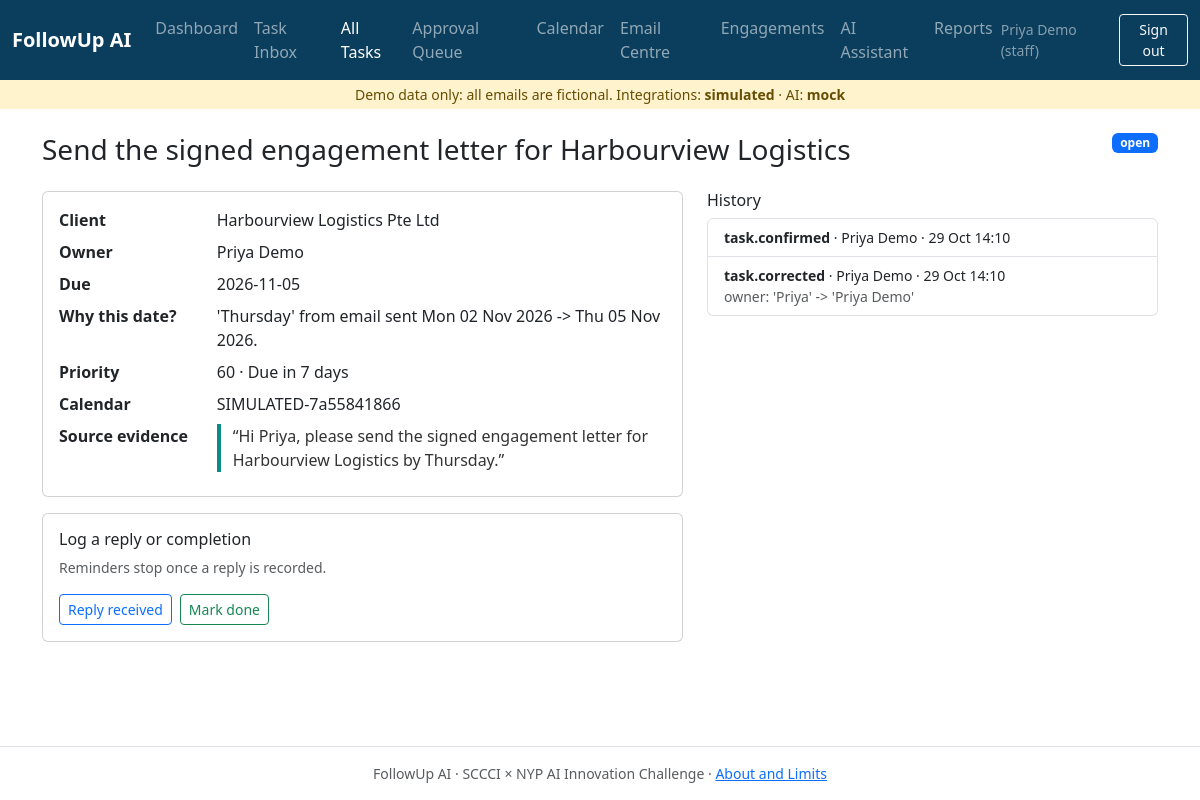
Page /tasks/1 (signed in) on the committed database.
### app/models.py (models this page shows, shortened)
class User(UserMixin, db.Model):
    __tablename__ = "users"
    id = db.Column(db.Integer, primary_key=True)
    name = db.Column(db.String(80), nullable=False)
    email = db.Column(db.String(120), unique=True, nullable=False)
    password_hash = db.Column(db.String(255), nullable=False)
    role = db.Column(db.String(20), nullable=False, default="staff")  # staff | manager
    @property
    def is_manager(self) -> bool:
        return self.role == "manager"

class Task(db.Model):
    __tablename__ = "tasks"
    id = db.Column(db.Integer, primary_key=True)
    message_id = db.Column(db.Integer, db.ForeignKey("source_messages.id"))
    client_id = db.Column(db.Integer, db.ForeignKey("clients.id"))
    owner_id = db.Column(db.Integer, db.ForeignKey("users.id"))
    owner_name = db.Column(db.String(80))
    title = db.Column(db.String(300), nullable=False)
    due_date = db.Column(db.Date)
    due_date_text = db.Column(db.String(120))  # the original wording, e.g. "by Thursday"
    due_reason = db.Column(db.Text)  # "Why this date?"
    source_quote = db.Column(db.Text)  # source evidence
    confidence = db.Column(db.Float, default=0.0)
    needs_confirmation = db.Column(db.Boolean, default=True)
    flags = db.Column(db.Text, default="")  # pipe-separated warnings
    status = db.Column(db.String(20), default=DRAFT)
    priority_score = db.Column(db.Integer, default=0)
    priority_reason = db.Column(db.String(200))
    thread_summary = db.Column(db.Text)
    calendar_event_id = db.Column(db.String(200))
    reply_received = db.Column(db.Boolean, default=False)
    created_at = db.Column(db.DateTime, default=utcnow)
    updated_at = db.Column(db.DateTime, default=utcnow, onupdate=utcnow)
    message = db.relationship("SourceMessage", back_populates="tasks")
    client = db.relationship("Client", back_populates="tasks")
    owner = db.relationship("User", foreign_keys=[owner_id])
    @property
    def flag_list(self) -> list[str]:
        return [f for f in (self.flags or "").split("|") if f]

class Client(db.Model):
    __tablename__ = "clients"
    id = db.Column(db.Integer, primary_key=True)
    name = db.Column(db.String(120), unique=True, nullable=False)
    service_line = db.Column(db.String(30), default="audit")  # audit | tax | ipo | advisory
    tasks = db.relationship("Task", back_populates="client")

class ActivityLog(db.Model):
    __tablename__ = "activity_logs"
    id = db.Column(db.Integer, primary_key=True)
    user_id = db.Column(db.Integer, db.ForeignKey("users.id"))
    action = db.Column(db.String(60), nullable=False)
    entity_type = db.Column(db.String(40))
    entity_id = db.Column(db.Integer)
    detail = db.Column(db.Text)
    created_at = db.Column(db.DateTime, default=utcnow)
    user = db.relationship("User")

### app/blueprints/tasks.py (the view)
@bp.route("/<int:task_id>")
@login_required
def detail(task_id):
    task = db.get_or_404(Task, task_id)
    logs = ActivityLog.query.filter_by(entity_type="task", entity_id=task.id).order_by(ActivityLog.id.desc()).all()
    return render_template("tasks/detail.html", task=task, logs=logs,
                           clients=Client.query.order_by(Client.name).all(),
                           users=User.query.order_by(User.name).all())

### app/templates/tasks/detail.html (shortened to what this page needs)
{% extends "base.html" %}
{% from "_macros.html" import csrf, status_badge, task_confirm_form %}
{% block content %}
<div class="d-flex justify-content-between align-items-start mb-3">
  <h1 class="h3">{{ task.title }}</h1>{{ status_badge(task.status) }}</div>
<div class="row g-4">
  <div class="col-lg-7">
    <div class="card mb-3"><div class="card-body">
      <dl class="row mb-0">
        <dt class="col-sm-3">Client</dt><dd class="col-sm-9">{{ task.client.name if task.client else '—' }}</dd>
        <dt class="col-sm-3">Owner</dt><dd class="col-sm-9">{{ task.owner_name or '—' }}</dd>
        <dt class="col-sm-3">Due</dt><dd class="col-sm-9">{{ task.due_date or 'No date' }}</dd>
        <dt class="col-sm-3">Why this date?</dt><dd class="col-sm-9">{{ task.due_reason or '—' }}</dd>
        <dt class="col-sm-3">Priority</dt><dd class="col-sm-9">{{ task.priority_score }} · {{ task.priority_reason }}</dd>
        <dt class="col-sm-3">Calendar</dt><dd class="col-sm-9">{{ task.calendar_event_id or 'Not created' }}</dd>
        <dt class="col-sm-3">Source evidence</dt><dd class="col-sm-9"><blockquote class="evidence mb-0">“{{ task.source_quote }}”</blockquote></dd>
      </dl>
    </div></div>
    {% if task.status == 'draft' %}<div class="card mb-3"><div class="card-body"><h2 class="h6">Edit and confirm</h2>{{ task_confirm_form(task, clients, users) }}</div></div>
    {% elif task.status != 'done' %}
    <div class="card mb-3"><div class="card-body"><h2 class="h6">Log a reply or completion</h2>
      <p class="small text-muted">Reminders stop once a reply is recorded.</p>
      <form method="post" action="{{ url_for('tasks.log_reply', task_id=task.id) }}" class="d-flex gap-2">{{ csrf() }}
        <button class="btn btn-outline-primary btn-sm" name="kind" value="reply">Reply received</button>
        <button class="btn btn-outline-success btn-sm" name="kind" value="done">Mark done</button></form></div></div>{% endif %}
  </div>
  <div class="col-lg-5"><h2 class="h6">History</h2>
    <ul class="list-group">{% for l in logs %}<li class="list-group-item small">
      <strong>{{ l.action }}</strong> · {{ l.user.name if l.user else 'system' }} · {{ l.created_at.strftime('%d %b %H:%M') }}
      {% if l.detail %}<div class="text-muted">{{ l.detail }}</div>{% endif %}</li>
    {% else %}<li class="list-group-item empty-state">No history yet.</li>{% endfor %}</ul></div>
</div>
{% endblock %}

### app/templates/base.html (shortened to what this page needs)
<!doctype html>
<html lang="en">
<head>
  <link href="https://cdn.jsdelivr.net/npm/bootstrap@5.3.3/dist/css/bootstrap.min.css" rel="stylesheet">
  <link href="{{ url_for('static', filename='css/app.css') }}" rel="stylesheet">
</head>
<body class="d-flex flex-column min-vh-100">
<nav class="navbar navbar-expand-lg navbar-dark bg-brand">
  <div class="container-fluid">
    <a class="navbar-brand fw-semibold" href="{{ url_for('dashboard.index') }}">FollowUp AI</a>
    {% if current_user.is_authenticated %}
    <div class="collapse navbar-collapse" id="nav">
      <ul class="navbar-nav me-auto">
        {% for endpoint, label, mgr in NAV %}{% if not mgr or current_user.is_manager %}
        <li class="nav-item"><a class="nav-link {{ 'active' if request.endpoint and request.endpoint.split('.')[0] == endpoint.split('.')[0] }}" href="{{ url_for(endpoint) }}">{{ label }}</a></li>
        {% endif %}{% endfor %}
      </ul>
      <form method="post" action="{{ url_for('auth.logout') }}" class="d-flex align-items-center gap-2">
        <span class="text-white-50 small">{{ current_user.name }} ({{ current_user.role }})</span>
        <button class="btn btn-sm btn-outline-light">Sign out</button>
      </form>
    </div>
    {% endif %}
  </div>
</nav>
<div class="demo-banner text-center small py-1">
  Demo data only: all emails are fictional. Integrations: <strong>{{ integrations_mode }}</strong> · AI: <strong>{{ llm_provider }}</strong>
</div>
<main class="container py-4 flex-grow-1">
  {% block content %}{% endblock %}
</main>
<footer class="border-top py-3 text-center small text-muted">
  FollowUp AI · SCCCI × NYP AI Innovation Challenge · <a href="{{ url_for('about.index') }}">About and Limits</a>
</footer>
</body>
</html>

### app/templates/_macros.html (shortened to what this page needs)
{% macro status_badge(s) %}
  {% set c = {'draft':'secondary','open':'primary','waiting':'info','blocked':'danger','done':'success',
              'pending':'warning','executed':'success','failed':'danger','rejected':'secondary'} %}
  <span class="badge text-bg-{{ c.get(s, 'secondary') }}">{{ s }}</span>
{% endmacro %}

### app/static/css/app.css (style rules this page uses)
:root { --brand: #0b3d5c; --accent: #0d8a8a; }
.bg-brand { background: var(--brand); }
.demo-banner { background: #fff3cd; color: #664d03; }
.evidence { border-left: 4px solid var(--accent); padding-left: .75rem; color: #333; }

### rows in the picture
User: name "Priya Demo", role "staff"
Task: title "Send the signed engagement letter for Harbourview Logistics", status "open", owner_name "Priya Demo", due_date "2026-11-05", due_reason "'Thursday' from email sent Mon 02 Nov 2026 -> Thu 05 Nov 2026.", priority_score "60", priority_reason "Due in 7 days", calendar_event "SIMULATED-7a55841866", source_quote "Hi Priya, please send the signed engagement letter for Harbourview Logistics by Thursday."
Client: client "Harbourview Logistics Pte Ltd"
ActivityLog: action "task.confirmed", user "Priya Demo", created_at "29 Oct 14:10"
ActivityLog: action "task.corrected", user "Priya Demo", created_at "29 Oct 14:10", detail "owner: 'Priya' -> 'Priya Demo'"

### other values in the picture
{{ label }} "Dashboard" "Task Inbox" "All Tasks" "Approval Queue" "Calendar" "Email Centre" "Engagements" "AI Assistant" "Reports"
{{ integrations_mode }} "simulated"
{{ llm_provider }} "mock"
